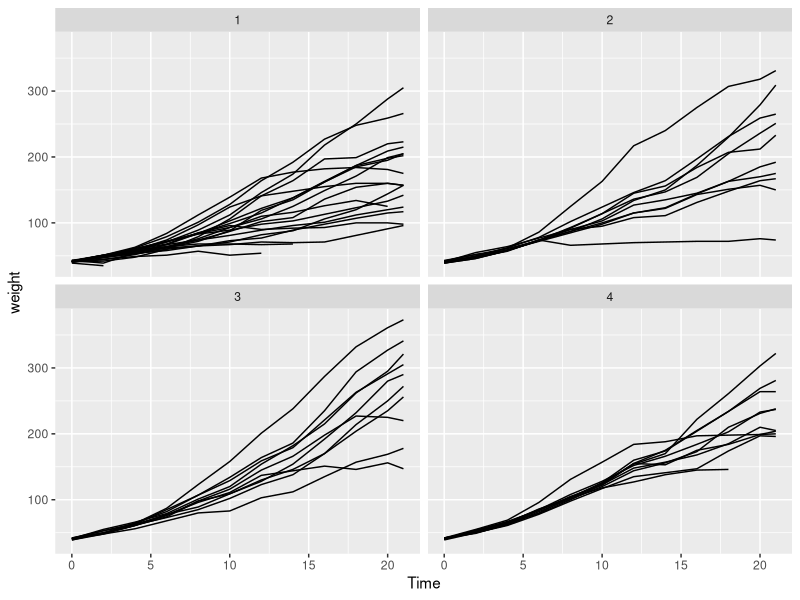

The R source for this figure:
## ---- chunk 1
# This is a comment, lines that start with "#" inside the code block are not run as code
library(tidyverse)

head(ChickWeight)

ggplot(ChickWeight,
       aes(x = Time,
           y = weight,
           by = Chick)) +
  geom_line() +
  facet_wrap(~ Diet)
